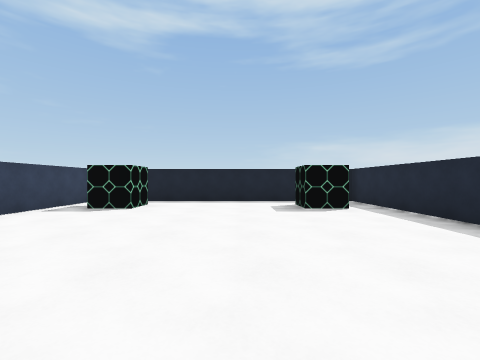
[1] (above)

18 first-person views from a walk through a scene from a Unity 3-D project. The camera is 1.2 m above the floor, looks level and sees 90° across. The floor is counted in squares, 1.8 m on a side. Each view is taken from the middle of a square. On the plan, view 1 faces up. The plan holds only what a view shows up to about 9 squares ahead; the rest is blank. The place goes on beyond the plan. The player is left out.

[2]
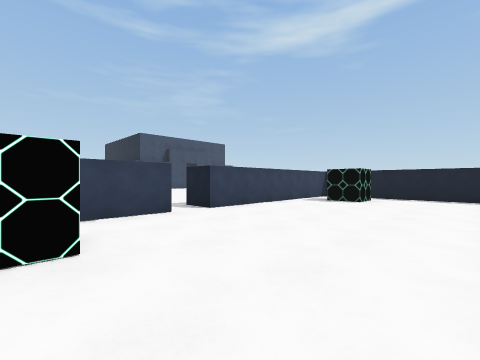

[3]
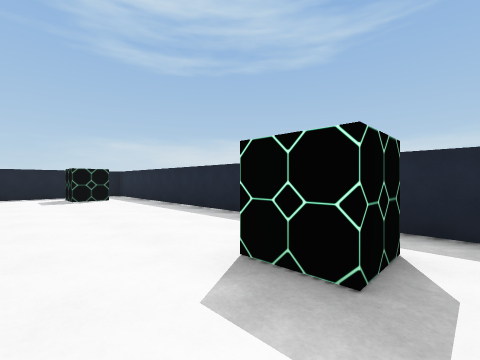

[4]
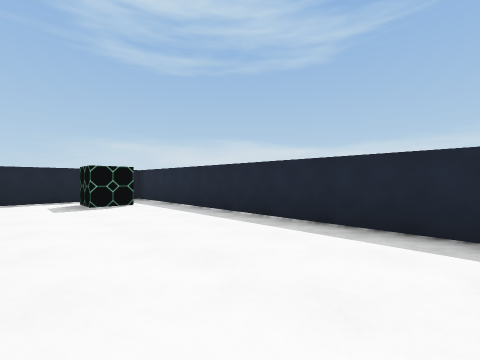

[5]
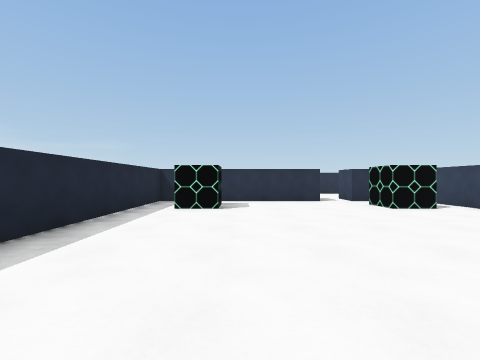

[6]
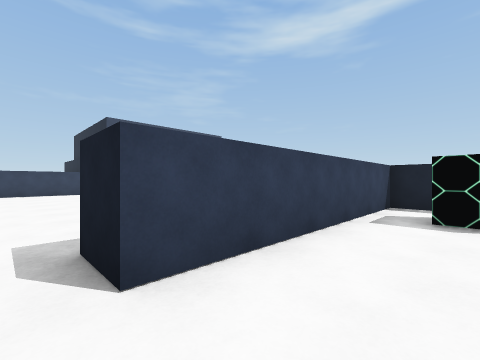

[7]
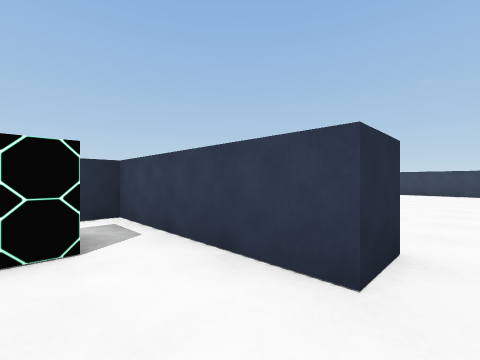

[8]
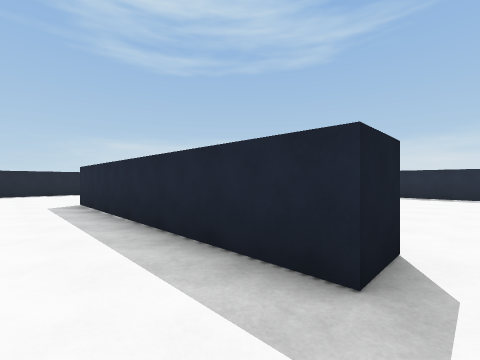

[9]
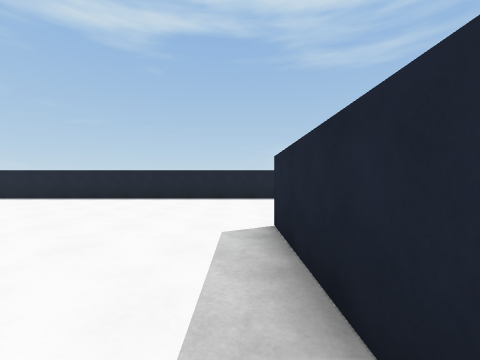

[10]
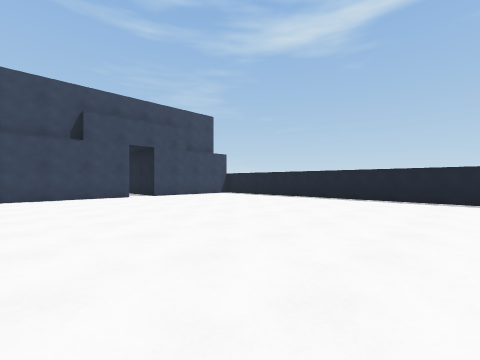

[11]
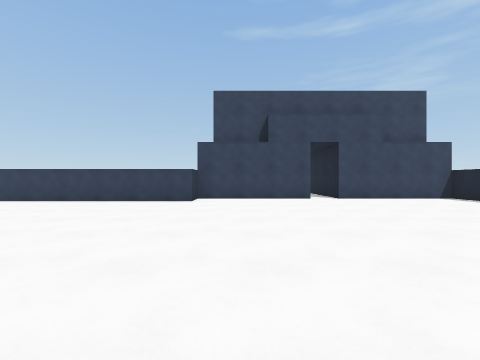

[12]
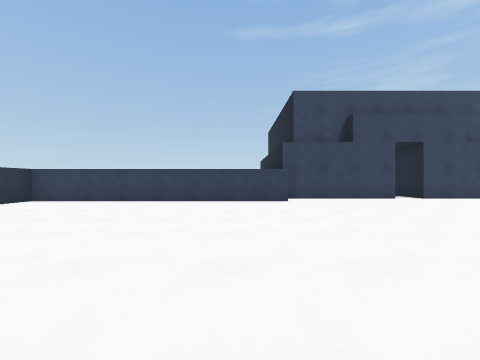

[13]
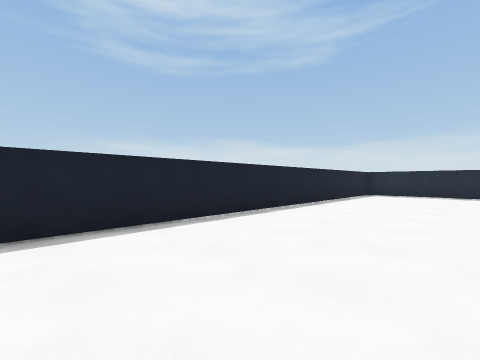

[14]
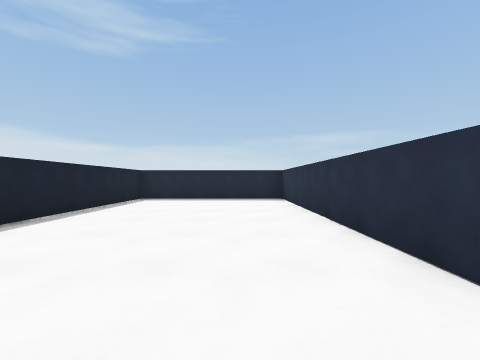

[15]
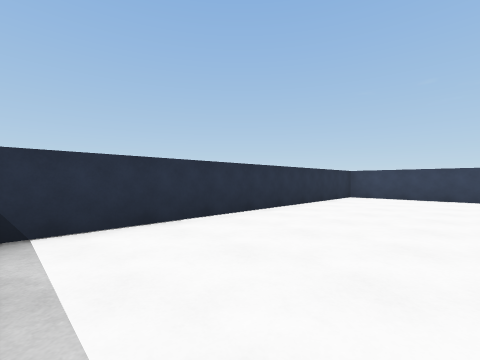

[16]
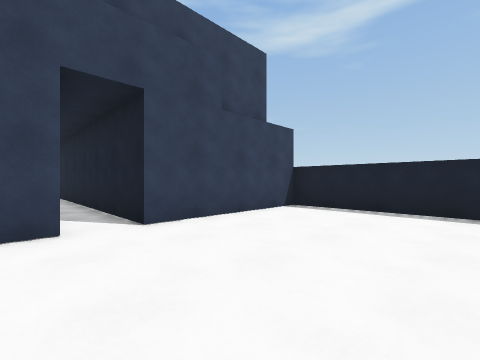

[17]
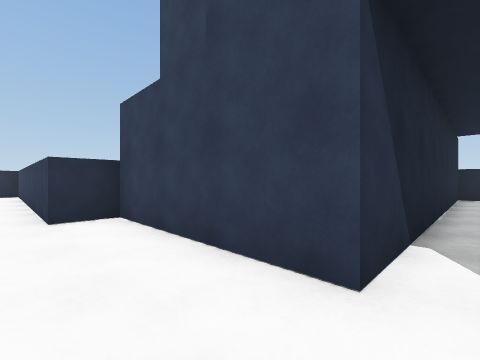

[18]
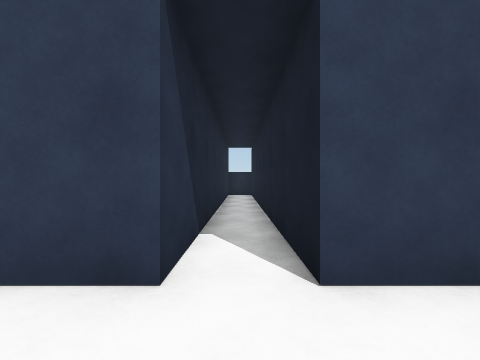

### Floor plan
Points are (right, up) in squares from view 1. A wall is a line through its corners. A room is listed if a view was taken in it or the views show most of it. See-through windows are left out.
Room 1 (views 1, 2, 3, 4, 5, 6, 7)
walls: (-4.5, 0.5) (-4.5, -3.5) (-2.5, -3.5); (-1.5, -3.5) (3.5, -3.5) (3.5, 7.5); (1.8, 7.5) (-4.5, 7.5) (-4.5, 1.5)
ways out: opening at (-5, 1) to room 2; opening at (-2, -4)
objects: other object (-3, -2); other object (-3, 6); other object (2, -2); other object (2, 6)
Room 2 (views 8, 9, 10, 11, 12, 13, 14, 15, 16, 17, 18)
walls: (-3.5, 8.5) (3.5, 8.5) (3.5, 13.5) (-16.5, 13.5) (-16.5, 9.5) (-23.5, 9.5); (-4.5, 1.5) (-5.5, 1.5) (-5.5, 8.5); (-5.5, 0.5) (-4.5, 0.5); (-25.1, 8.5) (-16.5, 8.5) (-16.5, 4.5) (-15.5, 4.5) (-15.5, -3.5) (-6, -3.5); (-25.5, 9) (-25.5, 8.5)
ways out: opening at (-5, 1) to room 1

Positions as (right, up) in squares from view 1, and headings:
1: (0, 0), facing up
2: (0, -2), facing up-left
3: (0, -3), facing up-right
4: (0, -1), facing up-right
5: (1, 4), facing down
6: (-3, 1), facing up-left
7: (-3, 1), facing down-left
8: (-7, 1), facing up-right
9: (-6, 5), facing up
10: (-7, 5), facing up-left
11: (-8, 6), facing left
12: (-8, 3), facing left
13: (-8, 10), facing up-right
14: (-5, 10), facing right
15: (-6, 0), facing down-left
16: (-13, 8), facing up-left
17: (-15, 9), facing down-left
18: (-15, 9), facing left
